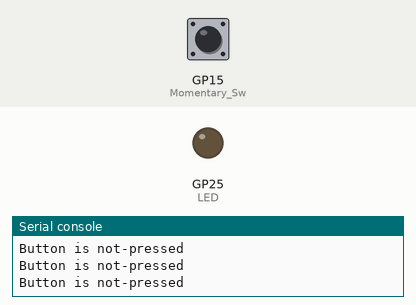
The program below on a simulated Raspberry Pi Pico running MicroPython. Shown: output pins drawn as LEDs (lit = HIGH), the last lines printed to the serial console. The test bench sets the inputs (shaded band); at power-on: GP15 (Momentary_Sw) LOW.

Above: at 1.2 s.
1.3 s: GP15 (Momentary_Sw) pulled HIGH for 0.15 s
At 1.37 s:
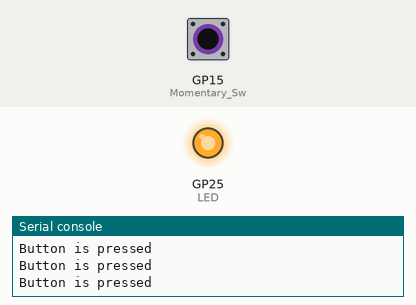
2.9 s: GP15 (Momentary_Sw) pulled HIGH for 3.2 s
At 6.5 s:
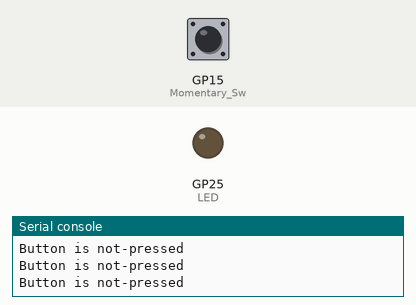
Timing chart, 0 to 8.0 s (numbered marks = the images above; inputs shaded):
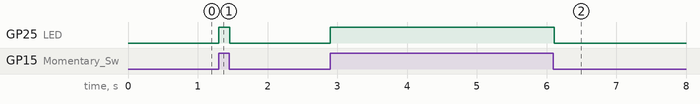

Measured:
- after the input at 1.3 s, GP25 (LED): LOW → HIGH at once, → LOW 0.15 s later
- after the input at 2.9 s, GP25 (LED): LOW → HIGH at once, → LOW 3.2 s later

The program:

Momentary_SW_-_Exmp01.py
```python
# Simple Momentary Switch - Uncontrolled Polling  - BAD EXAMPLE!

#Connect wire #1 to Pin 36/3.3V
#Connect wire #2 to Pin 20/GP15

#load libraries
import machine
import utime

LED = machine.Pin(25,machine.Pin.OUT)  #use on board LED to show switch state

#Creat an 'object' for our actual Momentary Switch
Momentary_Sw = machine.Pin(15,machine.Pin.IN,machine.Pin.PULL_DOWN)

#Polling method of handling an input
print("Ready, Set, GO!")
while True:  #run an endless loop - Typical main loop

    if Momentary_Sw.value() == True: #If input GP15 is HIGH
        LED.value(1)
        print("Button is pressed")
    elif Momentary_Sw.value() == False: #If input GP15 is LOW
        print("Button is not-pressed")
        LED.value(0)

    utime.sleep(.01) #slow down the loop so we can see the printing
```
